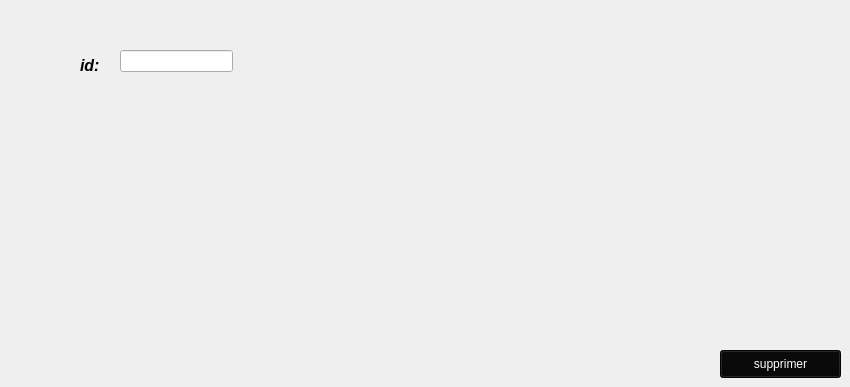
      <widget class="QWidget" name="tab_7">
       <attribute name="title">
        <string>supprimer depot</string>
       </attribute>
       <widget class="QLabel" name="label">
        <property name="geometry">
         <rect>
          <x>80</x>
          <y>50</y>
          <width>55</width>
          <height>31</height>
         </rect>
        </property>
        <property name="text">
         <string>&lt;html&gt;&lt;head/&gt;&lt;body&gt;&lt;p&gt;&lt;span style=&quot; font-size:12pt; font-weight:600; font-style:italic;&quot;&gt;id:&lt;/span&gt;&lt;/p&gt;&lt;/body&gt;&lt;/html&gt;</string>
        </property>
       </widget>
       <widget class="QLineEdit" name="lineEdit_id_supp">
        <property name="geometry">
         <rect>
          <x>120</x>
          <y>50</y>
          <width>113</width>
          <height>22</height>
         </rect>
        </property>
        <property name="styleSheet">
         <string notr="true"/>
        </property>
       </widget>
       <widget class="QPushButton" name="pb_supprimer">
        <property name="geometry">
         <rect>
          <x>720</x>
          <y>350</y>
          <width>121</width>
          <height>28</height>
         </rect>
        </property>
        <property name="styleSheet">
         <string notr="true">background-color:rgb(7, 7, 7); color:rgb(255, 255, 255)</string>
        </property>
        <property name="text">
         <string>supprimer</string>
        </property>
       </widget>
      </widget>
